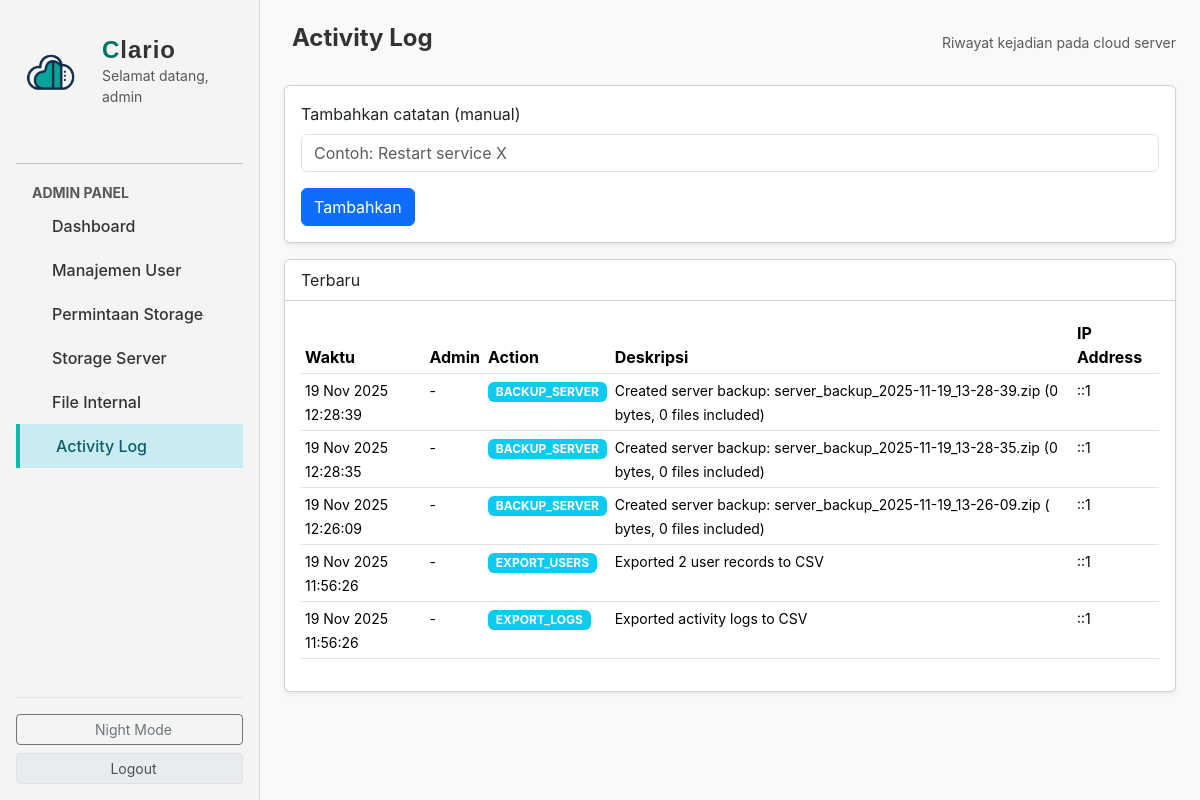
Page /app/public/admin/activity_log.php (signed in) on the committed database.
### tables this page shows
CREATE TABLE `users` (
  `id` int(10) UNSIGNED NOT NULL,
  `username` varchar(50) NOT NULL,
  `email` varchar(100) NOT NULL,
  `password` varchar(255) NOT NULL,
  `full_name` varchar(100) DEFAULT NULL,
  `storage_quota` bigint(20) UNSIGNED DEFAULT 5368709120 COMMENT 'Storage quota in bytes (default 5GB)',
  `storage_used` bigint(20) UNSIGNED DEFAULT 0 COMMENT 'Storage used in bytes',
  `avatar` varchar(255) DEFAULT NULL,
  `is_active` tinyint(1) NOT NULL DEFAULT 1,
  `is_admin` tinyint(1) NOT NULL DEFAULT 0,
  `last_login` timestamp NULL DEFAULT NULL,
  `created_at` timestamp NOT NULL DEFAULT current_timestamp(),
  `updated_at` timestamp NOT NULL DEFAULT current_timestamp() ON UPDATE current_timestamp()
);

CREATE TABLE `activity_logs` (
  `id` int(10) UNSIGNED NOT NULL,
  `admin_id` int(10) UNSIGNED DEFAULT NULL,
  `action` varchar(100) NOT NULL,
  `description` text DEFAULT NULL,
  `created_at` timestamp NOT NULL DEFAULT current_timestamp(),
  `ip_address` varchar(45) DEFAULT NULL
);

### app/public/connection.php (called while the page is built, shortened)
<?php
class DatabaseConnection
{
    private static $instance = null;
    private $pdo = null;
    private $host = '127.0.0.1';
    private $db = 'clariocloud';
    private $user = 'root';
    private $pass = '';
    private $charset = 'utf8mb4';
    private function __construct()
    {
        try {
            $dsn = "mysql:host={$this->host};dbname={$this->db};charset={$this->charset}";
            $options = [
                PDO::ATTR_ERRMODE            => PDO::ERRMODE_EXCEPTION,
                PDO::ATTR_DEFAULT_FETCH_MODE => PDO::FETCH_ASSOC,
                PDO::ATTR_EMULATE_PREPARES   => false,
                PDO::ATTR_PERSISTENT         => true,
            ];
            $this->pdo = new PDO($dsn, $this->user, $this->pass, $options);
        } catch (PDOException $e) {
            error_log("Database Connection Error: " . $e->getMessage());
            throw new Exception("Could not connect to database. Please check your configuration.");
        }
    }
    public static function getInstance()
    {
        if (self::$instance === null) {
            self::$instance = new self();
        }
        return self::$instance;
    }
    public function getConnection()
    {
        return $this->pdo;
    }
}
function getDB()
{
    return DatabaseConnection::getInstance()->getConnection();
}
function query($sql, $params = [])
{
    $pdo = getDB();
    $stmt = $pdo->prepare($sql);
    $stmt->execute($params);
    return $stmt;
}
function fetchAll($sql, $params = [])
{
    $stmt = query($sql, $params);
    return $stmt->fetchAll();
}
function fetchOne($sql, $params = [])
{
    $stmt = query($sql, $params);
    return $stmt->fetch();
}

### app/public/admin/activity_log.php (the view, shortened to what this page needs)
<?php
require_once __DIR__ . '/../connection.php';
try {
    $sql = "SELECT al.*, u.username FROM activity_logs al
            LEFT JOIN users u ON al.admin_id = u.id
            ORDER BY al.created_at DESC LIMIT 100";
    $logs = fetchAll($sql);
} catch (Exception $e) {
    $logs = [];
    error_log("Failed to fetch activity logs: " . $e->getMessage());
}
?>
<!DOCTYPE html>
<html lang="id">
<head>
<link href="https://cdn.jsdelivr.net/npm/bootstrap@5.3.3/dist/css/bootstrap.min.css" rel="stylesheet">
<link rel="stylesheet" href="../assets/css/style.css">
</head>
<body style="background-color:#f9f9f9;">
<div class="d-flex">
    <?php include __DIR__ . '/../sidebar.php'; ?>
    <div class="main flex-grow-1 p-4">
        <div class="d-flex justify-content-between align-items-center mb-4">
            <h4 class="fw-bold"><i class="fa fa-history me-2 text-primary"></i>Activity Log</h4>
            <small class="text-muted">Riwayat kejadian pada cloud server</small>
        </div>
        <div class="card shadow-sm mb-3">
            <div class="card-body">
                <form method="post">
                    <div class="mb-3">
                        <label class="form-label">Tambahkan catatan (manual)</label>
                        <input type="text" name="log_message" class="form-control" placeholder="Contoh: Restart service X">
                    </div>
                    <button class="btn btn-primary">Tambahkan</button>
                </form>
            </div>
        </div>
        <div class="card shadow-sm">
            <div class="card-header bg-white">Terbaru</div>
            <div class="card-body">
                <?php if (empty($logs)): ?>
                    <p class="text-muted">Belum ada catatan.</p>
                <?php else: ?>
                    <div class="table-responsive">
                        <table class="table table-hover table-sm">
                            <thead>
                                <tr>
                                    <th>Waktu</th>
                                    <th>Admin</th>
                                    <th>Action</th>
                                    <th>Deskripsi</th>
                                    <th>IP Address</th>
                                </tr>
                            </thead>
                            <tbody>
                                <?php foreach ($logs as $log): ?>
                                    <tr>
                                        <td><small><?php echo date('d M Y H:i:s', strtotime($log['created_at'])); ?></small></td>
                                        <td><small><?php echo htmlspecialchars($log['username'] ?? '-'); ?></small></td>
                                        <td><span class="badge bg-info"><?php echo htmlspecialchars($log['action']); ?></span></td>
                                        <td><small><?php echo htmlspecialchars($log['description'] ?? '-'); ?></small></td>
                                        <td><small><?php echo htmlspecialchars($log['ip_address'] ?? '-'); ?></small></td>
                                    </tr>
                                <?php endforeach; ?>
                            </tbody>
                        </table>
                    </div>
                <?php endif; ?>
            </div>
        </div>
    </div>
</div>
</body>
</html>

### app/public/sidebar.php (shortened to what this page needs)
<?php
$current = basename($_SERVER['SCRIPT_NAME']);
$baseUrl = str_replace('\\', '/', dirname($_SERVER['SCRIPT_NAME']));
if (basename($baseUrl) === 'admin') {
    $baseUrl = dirname($baseUrl);
}
$baseUrl = rtrim($baseUrl, '/');
$userId = $_SESSION['user_id'] ?? null;
$user = null;
if ($userId) {
    $user = fetchOne('SELECT username, email, full_name, storage_quota, storage_used, avatar FROM users WHERE id = ?', [$userId]);
}
?>
<div class="sidebar p-3 d-flex flex-column" id="sidebar">
    <div class="d-flex align-items-center mb-4 logo-container">
        <img src="assets/image/clairo.png" alt="logo" class="me-2" style="width: 70px;">
        <div>
            <h4 class="fw-bold logo-text mb-0" style="font-family: 'Krona One', sans-serif;">
                <span class="text-teal">C</span>lario
            </h4>
            <?php if ($user): ?>
            <div class="small text-muted">Selamat datang, <?php echo htmlspecialchars($user['username'] ?: $user['full_name']); ?></div>
            <?php endif; ?>
        </div>
    </div>
    <ul class="nav flex-column mb-4">
        <?php if (isset($_SESSION['is_admin']) && $_SESSION['is_admin'] == 1): ?>
        <li class="nav-item mt-3">
            <hr class="my-3">
            <small class="text-muted fw-bold px-3">ADMIN PANEL</small>
        </li>
        <li class="nav-item"><a href="<?php echo $baseUrl; ?>/admin/dashboard.php" class="nav-link <?php echo ($current === 'dashboard.php') ? 'active' : ''; ?>"><i class="fa fa-chart-line me-2"></i> Dashboard</a></li>
        <li class="nav-item"><a href="<?php echo $baseUrl; ?>/admin/management_user.php" class="nav-link <?php echo ($current === 'management_user.php') ? 'active' : ''; ?>"><i class="fa fa-users me-2"></i> Manajemen User</a></li>
        <li class="nav-item"><a href="<?php echo $baseUrl; ?>/admin/permintaan_storage.php" class="nav-link <?php echo ($current === 'permintaan_storage.php') ? 'active' : ''; ?>"><i class="fa fa-database me-2"></i> Permintaan Storage</a></li>
        <li class="nav-item"><a href="<?php echo $baseUrl; ?>/admin/storage_server.php" class="nav-link <?php echo ($current === 'storage_server.php') ? 'active' : ''; ?>"><i class="fa fa-server me-2"></i> Storage Server</a></li>
        <li class="nav-item"><a href="<?php echo $baseUrl; ?>/admin/file_internal.php" class="nav-link <?php echo ($current === 'file_internal.php') ? 'active' : ''; ?>"><i class="fa fa-folder-open me-2"></i> File Internal</a></li>
        <li class="nav-item"><a href="<?php echo $baseUrl; ?>/admin/activity_log.php" class="nav-link <?php echo ($current === 'activity_log.php') ? 'active' : ''; ?>"><i class="fa fa-history me-2"></i> Activity Log</a></li>
        <?php endif; ?>
    </ul>
    <div class="mt-auto">
        <div class="mt-3 pt-3 border-top">
            <button class="btn btn-sm btn-outline-secondary w-100" onclick="toggleTheme()" title="Toggle Night Mode">
                <i class="fa fa-moon me-2"></i> <span id="theme-text">Night Mode</span>
            </button>
        </div>
        <?php if (isset($_SESSION['is_admin']) && $_SESSION['is_admin'] == 1): ?>
        <div class="mt-2">
            <a href="<?php echo $baseUrl; ?>/logout.php" class="btn btn-sm btn-logout w-100" style="background-color: #e9ecef; color: #495057; border: 1px solid #dee2e6;">
                <i class="fa fa-sign-out me-2"></i> Logout
            </a>
        </div>
        <?php endif; ?>
    </div>
</div>

### app/public/assets/css/style.css (style rules this page uses)
:root { --bg-primary: #f9f9f9; --bg-card: #ffffff; --text-primary: #333; --text-muted: #999; --border-color: #e0e0e0; --sidebar-bg: #f4f4f4; --sidebar-border: #ddd; }
body { background-color: var(--bg-primary); font-family: "Inter", sans-serif; margin: 0; padding: 0; color: var(--text-primary); transition: background-color 0.3s ease, color 0.3s ease; }
.sidebar { width: 260px; height: 100vh; background: var(--sidebar-bg); border-right: 1px solid var(--sidebar-border); display: flex; flex-direction: column; justify-content: space-between; padding: 0 0 20px 0; position: fixed; left: 0; top: 0; z-index: 1000; transition: background-color 0.3s ease, border-color 0.3s ease; }
.logo-container { display: flex; align-items: center; justify-content: center; gap: 8px; padding-top: 20px; }
.logo-text { font-family: "Krona One", sans-serif; font-size: 24px; color: #333; letter-spacing: 1px; }
.logo-text .teal, .logo-text .text-teal, .text-teal { color: #007364 !important; }
.sidebar .nav { padding: 0; margin: 0; }
.sidebar .nav-link { color: var(--text-primary); font-weight: 500; border-radius: 0; margin: 0; padding: 10px 18px; display: flex; align-items: center; width: 100%; gap: 10px; transition: all 0.2s ease; }
.sidebar .nav-link.active, .sidebar .nav-link:hover { border-left: 4px solid #00bfa6; background-color: #c8ecef; color: #0f5b69; }
.main { margin-left: 260px; padding: 20px; background-color: var(--bg-primary); color: var(--text-primary); min-height: 100vh; width: calc(100% - 260px); transition: background-color 0.3s ease, color 0.3s ease; }

### rows in the picture
users: username "admin"
activity_logs: created_at "19 Nov 2025 12:28:39", username "-", action "BACKUP_SERVER", description "Created server backup: server_backup_2025-11-19_13-28-39.zip (0 bytes, 0 files included)", ip_address "::1"
activity_logs: created_at "19 Nov 2025 12:28:35", username "-", action "BACKUP_SERVER", description "Created server backup: server_backup_2025-11-19_13-28-35.zip (0 bytes, 0 files included)", ip_address "::1"
activity_logs: created_at "19 Nov 2025 12:26:09", username "-", action "BACKUP_SERVER", description "Created server backup: server_backup_2025-11-19_13-26-09.zip ( bytes, 0 files included)", ip_address "::1"
activity_logs: created_at "19 Nov 2025 11:56:26", username "-", action "EXPORT_USERS", description "Exported 2 user records to CSV", ip_address "::1"
activity_logs: created_at "19 Nov 2025 11:56:26", username "-", action "EXPORT_LOGS", description "Exported activity logs to CSV", ip_address "::1"
